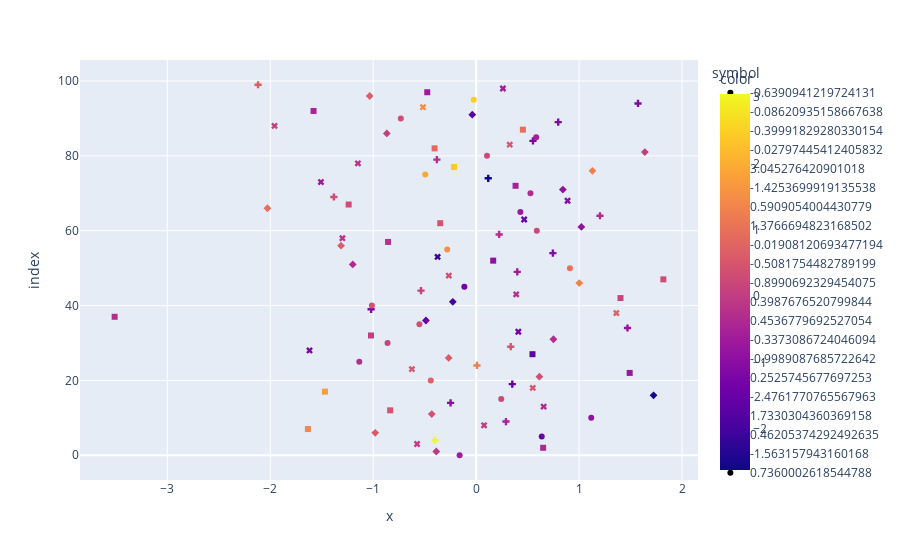

The notebook cell saved with this chart:
### Code cell
'''
@Author: Rashmi
@Date: 2021-10-9 13:33
@Last Modified by: Rashmi
@Last Modified time: 2021-10-9 13:45
@Title :Write a program to draw a scatter plot for random 500 x and y coordinates and style it'''

import numpy as np
import plotly.express as px
import pandas as pd

x_value = np.random.randn(100) 
y_value = np.random.randn(100)
fig = px.scatter(x_value,y_value,symbol=x_value,color=x_value)
fig.show()
